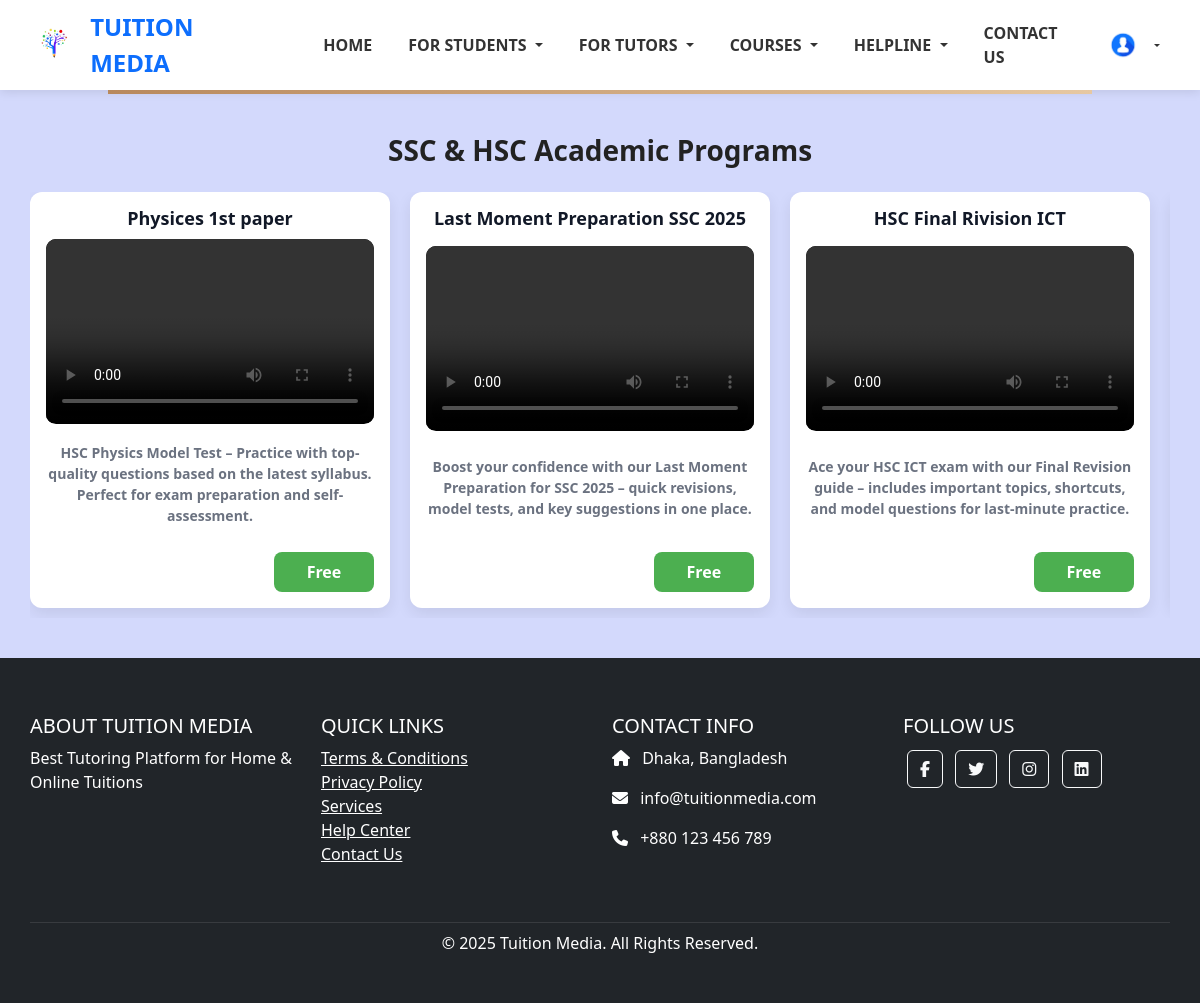
The page /ssc_hsc_academic_programs/ (signed in) on the database its author committed.
### courses/models.py (models this page shows, shortened)
class AcademicProgramVideo(models.Model):
    title = models.CharField(max_length=255)
    description = models.TextField()
    video_file = models.FileField(upload_to='academic_videos/')
    timestamp = models.DateTimeField(auto_now_add=True,blank=True,null=True)

### courses/views.py (the view)
def ssc_hsc_academic_programs(request):
    videos = AcademicProgramVideo.objects.all()
    return render(request, 'courses/ssc_hsc_academic_programs.html', {'videos': videos})

### template/courses/ssc_hsc_academic_programs.html (shortened to what this page needs)
{% extends 'base.html' %}
{% block content %}
<div class="container">
  <h2 class="heading">SSC & HSC Academic Programs</h2>
  {% if videos %}
    <div class="scroll-row">
      {% for video in videos %}
        <div class="video-card" onclick="toggleZoom(event)">
          <h3 class="video-title">{{ video.title }}</h3>
          <div class="video-container">
            <video controls>
              <source src="{{ video.video_file.url }}" type="video/mp4">
            </video>
          </div>
          <p class="video-description"><strong>{{ video.description }}</strong></p>
          <div class="green-rectangle">
            Free
          </div>
        </div>
      {% endfor %}
    </div>
  {% else %}
    <p style="text-align: center; color: #888;">No videos uploaded yet.</p>
  {% endif %}
</div>
{% endblock %}

### static/CSS/navbar.css (style rules this page uses)
body { margin: 0; font-family: 'Segoe UI', sans-serif; background-color: #d3d9fc }

### template/courses/ssc_hsc_academic_programs.html (style rules this page uses)
body { font-family: 'Segoe UI', sans-serif; }
.container { max-width: 100%; margin: 40px auto; padding: 0 30px; position: relative; }
.heading { font-size: 28px; font-weight: bold; color: #222; margin-bottom: 24px; text-align: center; }
.scroll-row { display: flex; gap: 20px; padding-bottom: 10px; overflow-x: auto; scroll-snap-type: x mandatory; scroll-behavior: smooth; }
.video-card { flex: 0 0 auto; width: calc(33.33% - 20px); background-color: #fff; border-radius: 12px; box-shadow: 0 6px 16px rgba(0,0,0,0.08); padding: 16px; scroll-snap-align: start; cursor: pointer; transition: transform 0.15s ease-in-out; display: flex; flex-direction: column; justify-content: space-between; }
.video-title { font-size: 18px; font-weight: bold; color: #111827; margin-bottom: 10px; text-align: center; }
.video-container { position: relative; padding-bottom: 56.25%; height: 0; overflow: hidden; border-radius: 10px; background-color: #000; margin-bottom: 10px; }
.video-container video { position: absolute; top: 0; left: 0; width: 100%; height: 100%; transition: transform 0.15s ease-in-out; }
.video-description { font-size: 14px; color: #6b7280; text-align: center; margin-top: 8px; }
.video-description strong { font-weight: bold; }
.green-rectangle { width: 100px; height: 40px; background-color: #4caf50; border-radius: 8px; color: white; font-weight: bold; font-size: 16px; display: flex; justify-content: center; align-items: center; margin-left: auto; margin-top: 10px; }

### rows shown on the page
AcademicProgramVideo: title "Physices 1st paper", description "HSC Physics Model Test – Practice with top-quality questions based on the latest syllabus. Perfect for exam preparation and self-assessment."
AcademicProgramVideo: title "Last Moment Preparation SSC 2025", description "Boost your confidence with our Last Moment Preparation for SSC 2025 – quick revisions, model tests, and key suggestions in one place."
AcademicProgramVideo: title "HSC Final Rivision ICT", description "Ace your HSC ICT exam with our Final Revision guide – includes important topics, shortcuts, and model questions for last-minute practice."
